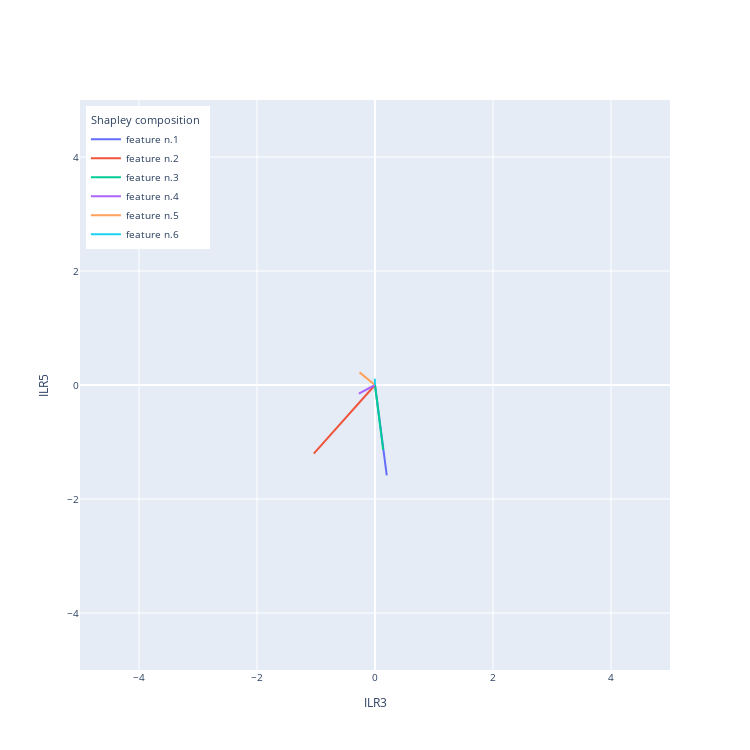

Notebook cell for this chart:
### Code cell
#PLOT THE SHAPLEY COMPOSITION IN THE 2D SUBSPACE CORRESPONDING THE CHOSEN BALANCES (ILR COMPONENTS) b1 AND b2.
figsize = 750    #size of the figure
lim     = 5      #plot range [-lim, lim] for both dimensions

#Choose the balances (check out the bifurcation tree to choose which groups of parts (probabilities) you want to compare):
b1 = 3   #(ilr3)
b2 = 5   #(ilr5)

fig = go.Figure(layout=go.Layout(autosize=False, width=figsize, height=figsize))
fig.update_xaxes(range=[-lim, lim])
fig.update_yaxes(range=[-lim, lim])
fig.update_layout(xaxis_title="ILR"+str(b1), yaxis_title="ILR"+str(b2), legend=dict(yanchor="top", y=0.99, xanchor="left", x=0.01), font=dict(size=10))

#Draw the shapley compositions
for i,s in enumerate(shapley):
    fig.add_trace(go.Scatter(x=[0,s[b1-1]],y=[0,s[b2-1]], mode='lines', name='feature n.'+str(i+1),
                             legendgroup='shapley', legendgrouptitle_text='Shapley composition'))

fig.show()

### Figure 1 — Plotly figure (JSON) as saved in the notebook; plotly's stock layout.template omitted (floating-point values rounded to 4 significant figures)
{"data": [{"legendgroup": "shapley", "legendgrouptitle": {"text": "Shapley composition"}, "mode": "lines", "name": "feature n.1", "type": "scatter", "x": [0, 0.1992], "y": [0, -1.585]}, {"legendgroup": "shapley", "legendgrouptitle": {"text": "Shapley composition"}, "mode": "lines", "name": "feature n.2", "type": "scatter", "x": [0, -1.038], "y": [0, -1.205]}, {"legendgroup": "shapley", "legendgrouptitle": {"text": "Shapley composition"}, "mode": "lines", "name": "feature n.3", "type": "scatter", "x": [0, 0.1388], "y": [0, -1.138]}, {"legendgroup": "shapley", "legendgrouptitle": {"text": "Shapley composition"}, "mode": "lines", "name": "feature n.4", "type": "scatter", "x": [0, -0.2735], "y": [0, -0.152]}, {"legendgroup": "shapley", "legendgrouptitle": {"text": "Shapley composition"}, "mode": "lines", "name": "feature n.5", "type": "scatter", "x": [0, -0.2624], "y": [0, 0.2217]}, {"legendgroup": "shapley", "legendgrouptitle": {"text": "Shapley composition"}, "mode": "lines", "name": "feature n.6", "type": "scatter", "x": [0, -0.002783], "y": [0, 0.1081]}], "layout": {"autosize": false, "font": {"size": 10}, "height": 750, "legend": {"x": 0.01, "xanchor": "left", "y": 0.99, "yanchor": "top"}, "width": 750, "xaxis": {"range": [-5, 5], "title": {"text": "ILR3"}, "type": "linear"}, "yaxis": {"range": [-5, 5], "title": {"text": "ILR5"}, "type": "linear"}}}
